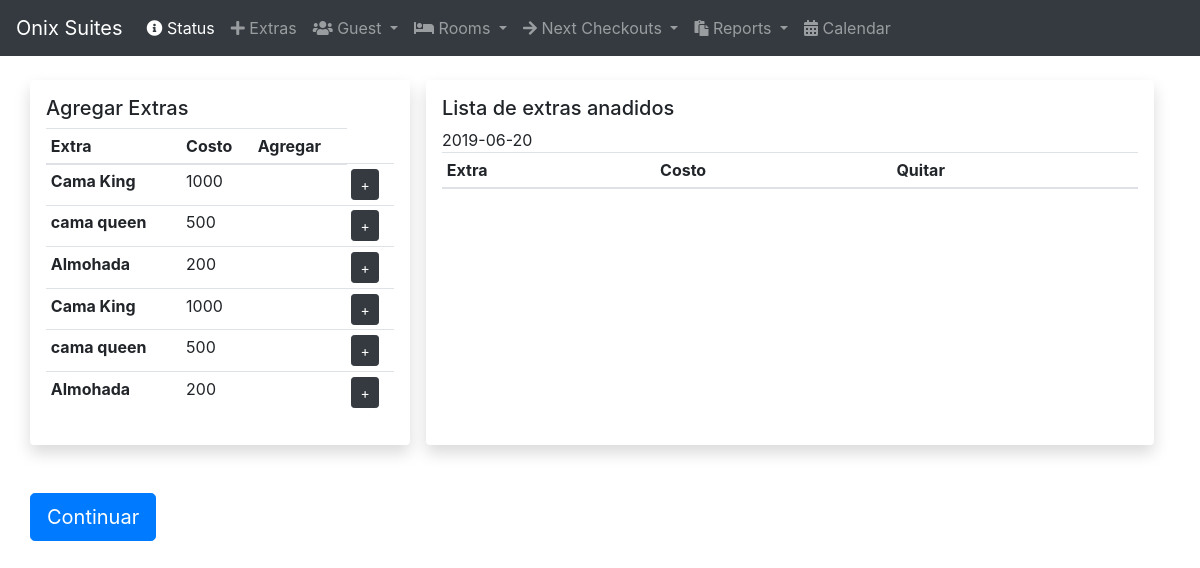
/market.php, run on the app's committed database.
### tables this page shows
CREATE TABLE `extra` (
  `id_extra` int(11) NOT NULL,
  `nombre` varchar(30) NOT NULL,
  `costo` int(11) NOT NULL
);

### market.php (the view, shortened to what this page needs)
<?php
include 'nav.php';
 ?>
 <body>
    <div class="container">
      <div class="row">
        <div class="col-4 shadow p-3 mb-5 bg-white rounded mr-3">
          <h5>Agregar Extras</h5>
          <div class="table-responsive">
            <table class="table table-sm table-hover">
               <thead>
                 <tr>
                   <th scope="col">Extra</th>
                   <th scope="col">Costo</th>
                   <th scope="col">Agregar</th>
                 </tr>
               </thead>
               <tbody>
                 <?php
                 $sql = "SELECT *  FROM extra ";
                 $result = mysqli_query($mysqli, $sql);
                 if (mysqli_num_rows($result) > 0) {
                   while($row = mysqli_fetch_assoc($result)) {
                     echo "
                     <form  action='accionarTablaAdd.php' method='post'>
                     <tr>
                       <th >".$row['nombre']."</th>
                       <td>".$row['costo']."</td>
                       <td>   <input hidden name='id_extra' value='".$row['id_extra']."'>  </td>
                       <td><button type='submit ' class='btn btn-sm btn-dark'>+</button></td>
                     </tr>
                       </form>
                     ";
                       }
                     }
                  ?>
               </tbody>
             </table>
          </div>
        </div>
        <div class="col shadow p-3 mb-5 bg-white rounded mr-3">
          <h5>Lista de extras anadidos</h5>
          <div class="table-responsive">
            <table class="table table-sm table-hover">
               <thead>
                 <tr>
                   <th scope="col">Extra</th>
                   <th scope="col">Costo</th>
                   <th scope="col">Quitar</th>
                 </tr>
               </thead>
             </table>
          </div>
        </div>
      </div>
      <div class="row">
          <form class="" action="guest_due.php" method="post">
            <button type="submit" class="btn btn-primary btn-lg btn-block">Continuar</button>
          </form>
      </div>
    </div>
  </body>
  </html>

### data on the page
extra: nombre "Cama King", costo "1000"
extra: nombre "cama queen", costo "500"
extra: nombre "Almohada", costo "200"
extra: nombre "Cama King", costo "1000"
extra: nombre "cama queen", costo "500"
extra: nombre "Almohada", costo "200"
